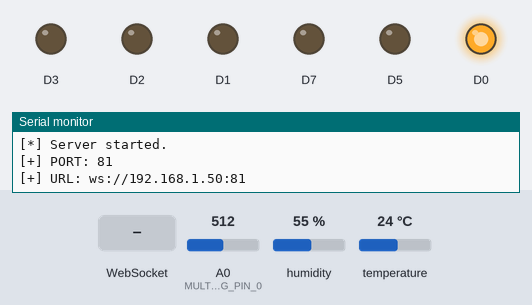
Bench run of a sketch on a simulated ESP8266 (NodeMCU). Parts: output pins drawn as LEDs (lit = HIGH), the last lines printed to the serial monitor. Inputs (shaded band) come from the test bench; at power-on: A0 (MULTIPLEX_ANALOG_PIN_0) = 512, humidity 55 %, temperature 24 °C. WiFi joins after 1.5 s; servers stay silent unless stated.

Above: at 2.8 s.
2.9 s: A0 (MULTIPLEX_ANALOG_PIN_0) set to 513
At 4.1 s:
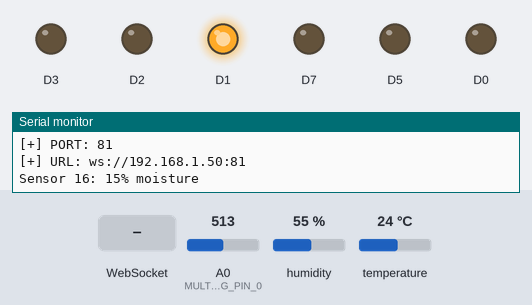
14.1 s: WebSocket text "p" received
26.4 s: A0 (MULTIPLEX_ANALOG_PIN_0) set to 716
At 36.7 s:
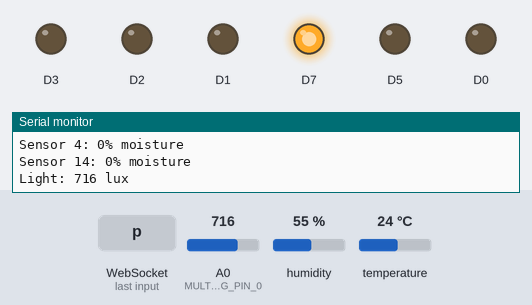
39.6 s: WebSocket text "i" received
Timing chart, 0 to 50.6 s (numbered marks = the images above; inputs shaded):
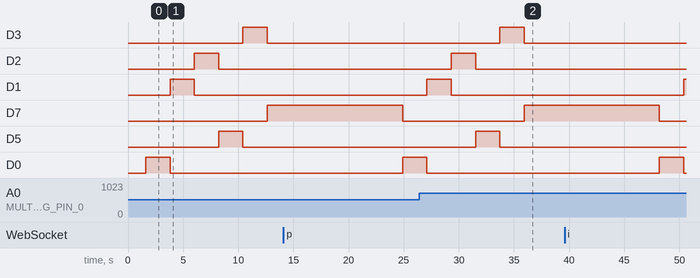

The sketch:

telemetry.ino
```cpp
#include <cstring>
#include <ESP8266WiFi.h>
#include <WebSocketsServer.h>
#include <ArduinoJson.h>
#include "DHT.h"

// USED D1 WiFi R1 BOARD

enum SensorType
{
  MOISTURE,
  LIGHT,
  AIR_QUALITY
};

struct SensorConfig
{
  SensorType type;
  int pin;
};

// WIFI PARAMETERS
const char *SSID = "websouffle";
const char *PASSWORD = "SharingIsCaring";

// Set your Static IP Address Settings
IPAddress local_IP(192, 168, 0, 174);
IPAddress gateway(192, 168, 0, 1);
IPAddress subnet(255, 255, 255, 0);
IPAddress primaryDNS(8, 8, 8, 8);   // this is optional
IPAddress secondaryDNS(8, 8, 4, 4); // this is optional

// initialize dht library
#define HYGROMETER_PIN D12    // what digital pin we're connected to measure temp and humidity
#define HYGROMETER_TYPE DHT11 // DHT 11
DHT hygrometer(HYGROMETER_PIN, HYGROMETER_TYPE);

const int SENSOR_COUNT = 6; // Total number of sensors
// PIN 15 is ready to be connected.
SensorConfig sensors[SENSOR_COUNT] = {
    {MOISTURE, 16},
    {MOISTURE, 5},
    {MOISTURE, 4},
    {MOISTURE, 14},
    {LIGHT, 0},
    {AIR_QUALITY, 13}};

// ANALOG PINS
const int MULTIPLEX_ANALOG_PIN_0 = A0;

// CONSTANTS
const int DRY_GROUND = 570;
const int WET_GROUND = 200;
const float SLOPE = 2.48;      // slope from linear fit
const float INTERCEPT = -0.72; // intercept from linear fit
const int SAMPLE_RATE = 10;

// DELAYS
const int DELAY_CONNECTING_SERIAL_MS = 100;      // 0.1 sec
const int DELAY_CONNECTING_WIFI_MS = 500;        // 0.5 sec
const int DELAY_LOOP_MS = 10000;                 // 10 sec
const int DELAY_MULTIPLEXER_STABILIZATION = 100; // 0.1 sec

// SERVER CONFIG
const int PORT = 81;
WebSocketsServer webSocket = WebSocketsServer(PORT);

String gpioToDPin(int gpioPin)
{
  switch (gpioPin)
  {
  case 16:
    return "D2";
  case 5:
    return "D3";
  case 4:
    return "D4";
  case 14:
    return "D13";
  case 13:
    return "D11";
  case 8:
    return "D0";
  case 2:
    return "D9";
  case 15:
    return "D10";
  default:
    return "Unknown";
  }
}

void getNetworkInfo()
{
  if (WiFi.status() != WL_CONNECTED)
  {
    return;
  }

  Serial.println("[*] Network information");
  Serial.print("[+] SSID: ");
  Serial.println(SSID);
  Serial.println("[+] BSSID: " + WiFi.BSSIDstr());
  Serial.print("[+] Gateway IP: ");
  Serial.println(WiFi.gatewayIP());
  Serial.print("[+] Subnet Mask: ");
  Serial.println(WiFi.subnetMask());
  Serial.println((String) "[+] RSSI: " + WiFi.RSSI() + " dB");
  Serial.print("[+] ESP32 IP: ");
  Serial.println(WiFi.localIP());
  Serial.println("");
}

void setup()
{
  Serial.begin(115200);
  analogReference(EXTERNAL); // set the analog reference to 3.3V

  // Setup input pins
  pinMode(MULTIPLEX_ANALOG_PIN_0, INPUT);

  // Setup sensor output pins
  for (int i = 0; i < SENSOR_COUNT; i++)
  {
    SensorConfig sensor = sensors[i];
    pinMode(sensor.pin, OUTPUT);
  }

  Serial.println("Booting up... give me a second, initializing");
  delay(DELAY_CONNECTING_SERIAL_MS);

  // Connect to WiFi network
  Serial.println();
  Serial.println();
  Serial.print("Connecting to ");
  Serial.println(SSID);
  if (!WiFi.config(local_IP, gateway, subnet, primaryDNS, secondaryDNS))
  {
    Serial.println("WiFi Failed to configure");
  }
  WiFi.mode(WIFI_STA);
  WiFi.begin(SSID, PASSWORD);
  while (WiFi.status() != WL_CONNECTED)
  {
    delay(DELAY_CONNECTING_WIFI_MS);
    Serial.print(".");
  }
  Serial.println("");
  Serial.println("Connected to the WiFi network.");
  Serial.println("");

  // Print out network information
  getNetworkInfo();

  webSocket.begin();
  Serial.println("[*] Server started.");
  Serial.print("[+] PORT: ");
  Serial.println(PORT);

  // Print the IP address
  Serial.print("[+] URL: ");
  Serial.print("ws://");
  Serial.print(WiFi.localIP());
  Serial.print(":");
  Serial.println(PORT);

  // Start barometer
  hygrometer.begin();

  webSocket.onEvent(webSocketEvent);
}

// Function to Read from a Moisture Specific Sensor
int readSensor(SensorConfig currentSensor)
{
  // Loop over all sensors and enable the current sensor to read the value from
  for (int i = 0; i < SENSOR_COUNT; i++)
  {
    SensorConfig sensor = sensors[i];

    // Set all sensor pins LOW except the selected one
    digitalWrite(sensor.pin, sensor.pin == currentSensor.pin ? HIGH : LOW);
  }

  // Allow time for the multiplexer to switch
  delay(DELAY_MULTIPLEXER_STABILIZATION);

  // Create x amount of samples
  int sample[SAMPLE_RATE];
  // memset sets the bytes of sample to 0. Since int is typically larger than a byte,
  // this effectively sets each element of the array to 0.
  // memset(sample, 0, sizeof(sample));

  for (int x = 0; x < SAMPLE_RATE; x++)
  {
    sample[x] = analogRead(MULTIPLEX_ANALOG_PIN_0);
    delay(200);
  }

  // Calculate the average from the samples
  int total = 0;
  for (int x = 0; x < SAMPLE_RATE; x++)
  {
    total = total + sample[x];
  }
  int average = total / SAMPLE_RATE;

  // Stabilization delay
  delay(DELAY_MULTIPLEXER_STABILIZATION); // Stabilization delay

  return average;
}

DynamicJsonDocument createMoistureSensorJson(SensorConfig sensor, int value)
{
  DynamicJsonDocument doc(128);
  int percentage = map(value, DRY_GROUND, WET_GROUND, 0, 100);
  percentage = constrain(percentage, 0, 100);
  float voltage = (float(percentage) / 1023.0) * 3.3;
  float volumeWaterContent = ((1.0 / voltage) * SLOPE) + INTERCEPT;

  doc["type"] = sensor.type;
  doc["pin"] = gpioToDPin(sensor.pin);
  doc["value"] = value;
  doc["percentage"] = percentage;
  doc["voltage"] = voltage;
  doc["volumeWaterContent"] = volumeWaterContent;
  Serial.print("Sensor ");
  Serial.print(sensor.pin);
  Serial.print(": ");
  Serial.print(percentage);
  Serial.println("% moisture");
  return doc;
}

DynamicJsonDocument createHygrometerSensorJson()
{
  // Reading temperature or humidity takes about 250 milliseconds!
  // Read temperature as Celsius (the default)
  float temperatureInCelsius = hygrometer.readTemperature();
  // Read temperature as Fahrenheit (isFahrenheit = true)
  float temperatureInFahrenheit = hygrometer.readTemperature(true);
  // Read humidity in percentage
  float humidity = hygrometer.readHumidity();

  // Check if any reads failed and exit early (to try again).
  if (isnan(temperatureInCelsius) || isnan(temperatureInFahrenheit) || isnan(temperatureInFahrenheit) || isnan(humidity))
  {
    Serial.println("Failed to read data from DHT sensor!");
    return DynamicJsonDocument(0); // return an empty JSON document
  }

  // Compute heat index in Fahrenheit (the default)
  float heatIndexInFahrenheit = hygrometer.computeHeatIndex(temperatureInFahrenheit, humidity);
  // Compute heat index in Celsius (isFahreheit = false)
  float heatIndexInCelsius = hygrometer.computeHeatIndex(temperatureInCelsius, humidity, false);

  DynamicJsonDocument doc(128);
  doc["type"] = "hygrometer";
  doc["pin"] = "D" + String(HYGROMETER_PIN);
  doc["heatIndexInCelsius"] = heatIndexInCelsius;
  doc["heatIndexInFahrenheit"] = heatIndexInFahrenheit;
  doc["humidityInPercentage"] = humidity;
  doc["temperatureInCelsius"] = temperatureInCelsius;
  doc["temperatureInFahrenheit"] = temperatureInFahrenheit;

  Serial.print("Humidity: ");
  Serial.print(humidity);
  Serial.println("%");

  Serial.print("Temperature: ");
  Serial.print(temperatureInCelsius);
  Serial.println("°C");

  return doc;
}

DynamicJsonDocument createLightSensorJson(SensorConfig sensor, int value)
{
  DynamicJsonDocument doc(128);
  doc["type"] = sensor.type;
  doc["pin"] = gpioToDPin(sensor.pin);
  doc["value"] = value;

  Serial.print("Light: ");
  Serial.print(value);
  Serial.println(" lux");

  return doc;
}

DynamicJsonDocument createAirQualitySensorJson(SensorConfig sensor, int value)
{
  DynamicJsonDocument doc(128);
  doc["type"] = sensor.type;
  doc["pin"] = gpioToDPin(sensor.pin);
  doc["value"] = value;

  Serial.print("AIR_QUALITY: ");
  Serial.print(value);
  Serial.println(" PPM");

  return doc;
}

void loop()
{
  webSocket.loop();

  DynamicJsonDocument sensorData(2048);

  // Read All Multiplex Sensors
  for (int i = 0; i < SENSOR_COUNT; i++)
  {
    SensorConfig sensor = sensors[i];

    int rawSensorValue = readSensor(sensor);

    // Determine sensor json data
    switch (sensor.type)
    {
    case MOISTURE:
    {
      // Read moisture sensor and add to JSON
      DynamicJsonDocument sensorMoistureJson = createMoistureSensorJson(sensor, rawSensorValue);
      sensorData["sensors"][i] = sensorMoistureJson;
      break;
    }
    case LIGHT:
    {
      // Read light sensor and add to JSON
      DynamicJsonDocument sensorLightJson = createLightSensorJson(sensor, rawSensorValue);
      sensorData["sensors"][i] = sensorLightJson;
      break;
    }
    case AIR_QUALITY:
    {
      // Read oxygen sensor and add to JSON
      DynamicJsonDocument sensorAirQualityJson = createAirQualitySensorJson(sensor, rawSensorValue);
      sensorData["sensors"][i] = sensorAirQualityJson;
      break;
    }
      // Add cases for other sensor types if necessary
    }
  }

  // Read Hygrometer Sensor (Temperature and Humidity)
  // This sensor doens't use the multiplex analog sensor reading but has it own digital pin for the readings
  // (dht-11) works this way
  int currentSensorCount = SENSOR_COUNT;
  DynamicJsonDocument sensorHygrometerJson = createHygrometerSensorJson();
  if (!sensorHygrometerJson.isNull())
  {
    sensorData["sensors"][currentSensorCount] = sensorHygrometerJson;
  }
  else
  {
    Serial.println("Hygrometer sensor data is empty.");
    return;
  }

  String json;
  serializeJson(sensorData, json);
  Serial.println(json);
  webSocket.broadcastTXT(json);

  delay(DELAY_LOOP_MS);
}

void webSocketEvent(uint8_t num, WStype_t type, uint8_t *payload, size_t length)
{
  switch (type)
  {
  case WStype_DISCONNECTED:
    Serial.printf("[%u] Disconnected!\n", num);
    break;
  case WStype_CONNECTED:
  {
    IPAddress ip = webSocket.remoteIP(num);
    Serial.printf("[%u] Connected from %d.%d.%d.%d url: %s\n", num, ip[0], ip[1], ip[2], ip[3], payload);
  }
  break;
  case WStype_TEXT:
    Serial.printf("[%u] Text: %s\n", num, payload);
    if (payload[0] == 'p' && payload[1] == 'i' && payload[2] == 'n' && payload[3] == 'g')
    {
      // send the pong payload
      webSocket.sendTXT(num, "pong", 4);
    }
    break;
  case WStype_BIN:
    break;
  }
}
```

Measured:
- the behaviour switches between 512 and 513 on A0 (MULTIPLEX_ANALOG_PIN_0) (found by bisection; images 0 and 1)
